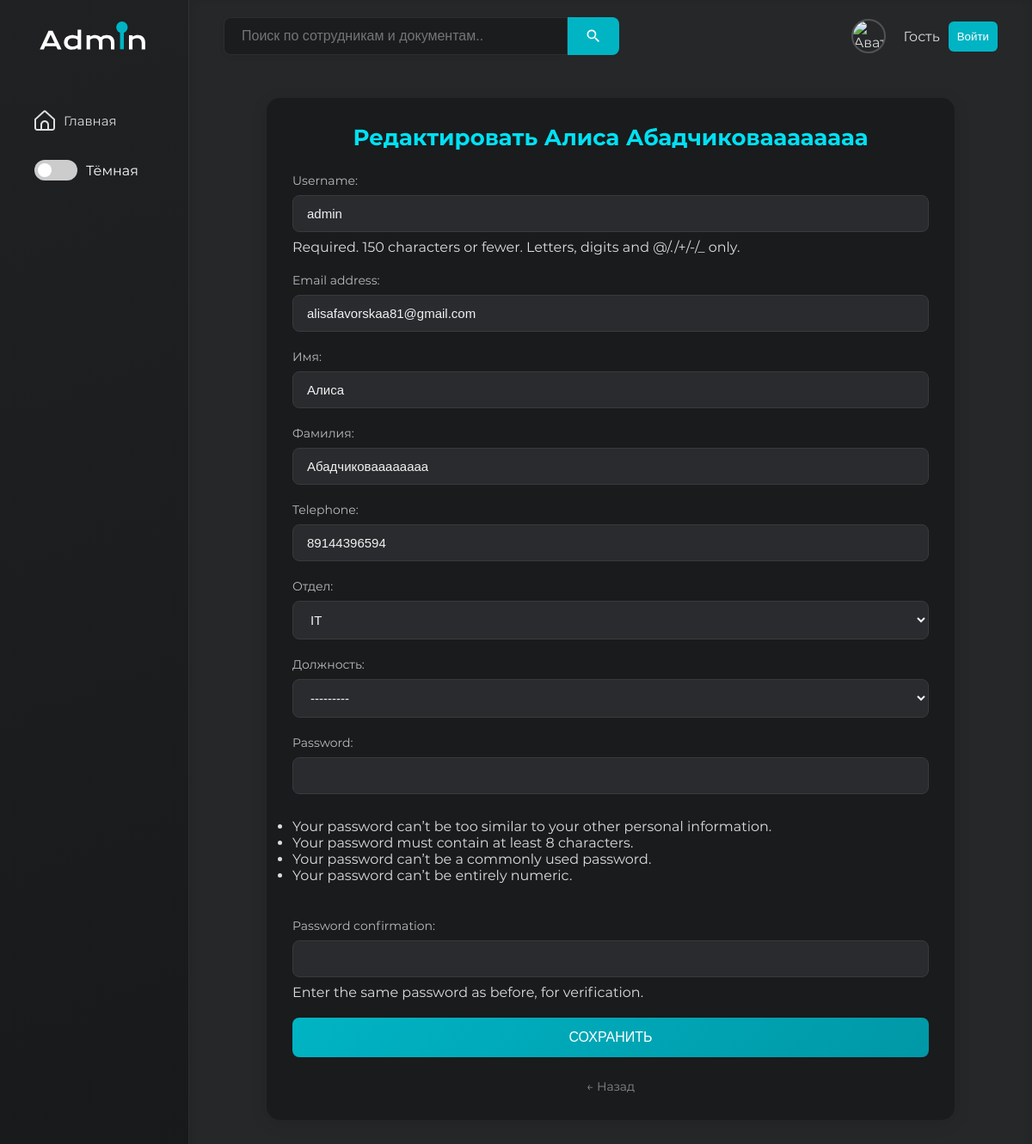
The app's page /admin-panel/user/6/edit/, older data.
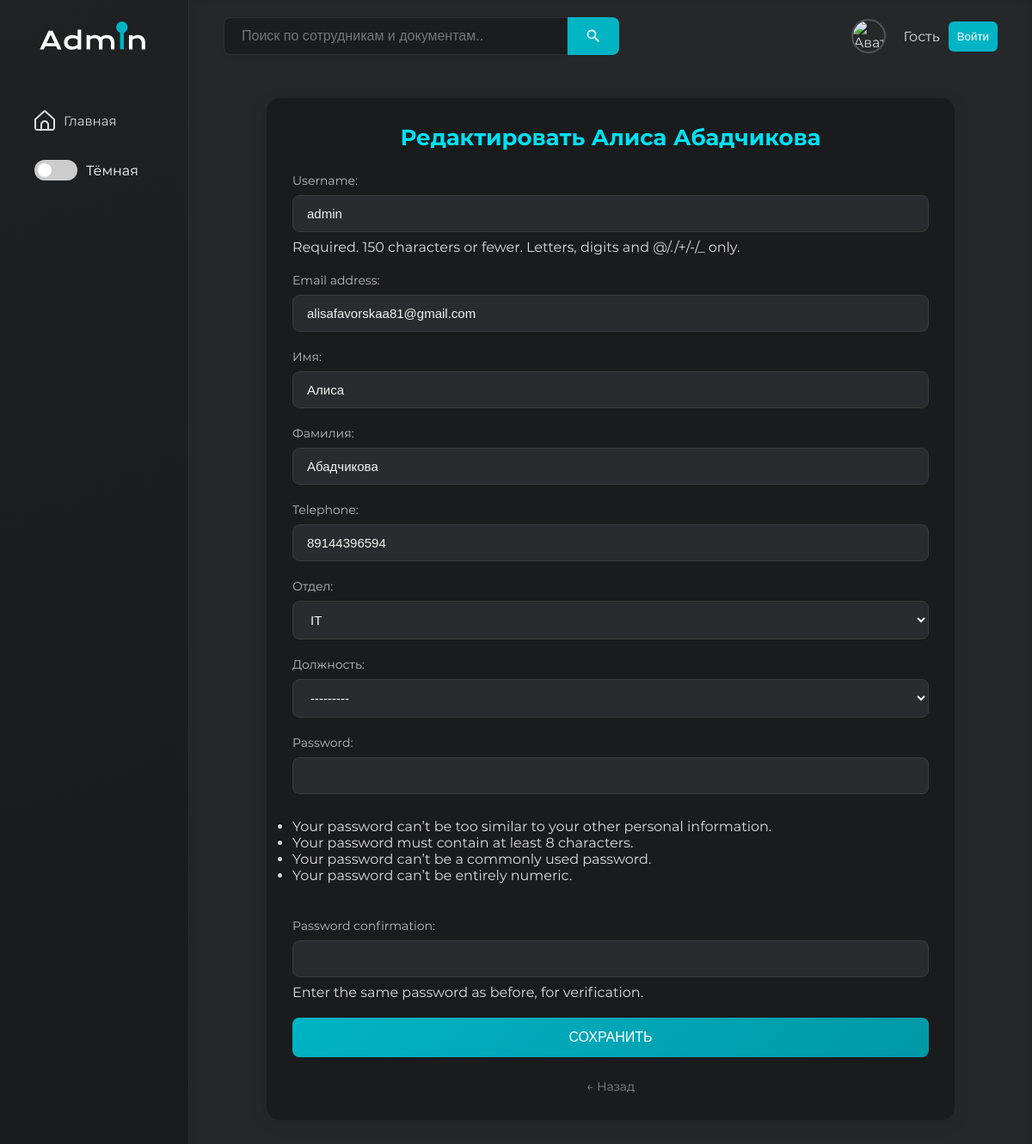
The same page, newer data.
### www/models.py (models this page shows, shortened)
class User(AbstractUser):
    telephone = models.CharField(max_length=15)
    position = models.ForeignKey(
        Position,
        on_delete=models.SET_NULL,
        null=True,
        blank=True,
        verbose_name="Должность"
    )
    department = models.ForeignKey(
        Department,
        on_delete=models.SET_NULL,
        null=True,
        blank=True,
        verbose_name="Отдел"
    )
    avatar = models.ImageField(upload_to='avatars/', null=True, blank=True)
    first_name = models.CharField(max_length=150, verbose_name="Имя")
    last_name = models.CharField(max_length=150, verbose_name="Фамилия")
    role = models.ForeignKey(
        Role,
        on_delete=models.SET_NULL,
        null=True,
        blank=True,
        verbose_name="Роль"
    )

### www/views.py (the view)
# urls.py: path('admin-panel/user/<int:pk>/edit/', edit_user, name='edit_user'),
def edit_user(request, pk):
    user = get_object_or_404(User, pk=pk)
    if request.method == 'POST':
        form = UserForm(request.POST, request.FILES, instance=user)
        if form.is_valid():
            form.save()
            messages.success(request, 'Пользователь обновлён.')
            return redirect('admin_panel')
    else:
        form = UserForm(instance=user)
    return render(request, 'edit_user.html', {'form': form, 'user_obj': user})

### www/forms.py
class UserForm(UserCreationForm):
    class Meta:
        model = User
        fields = [
            'username',
            'email',
            'first_name',
            'last_name',
            'telephone',
            'department',
            'position',
            'password1',
            'password2'
        ]
    def __init__(self, *args, **kwargs):
        super().__init__(*args, **kwargs)
        self.fields['position'].queryset = Position.objects.none()
        if 'department' in self.data:
            try:
                department_id = int(self.data.get('department'))
                self.fields['position'].queryset = Position.objects.filter(
                    department_id=department_id
                ).order_by('title')
            except (ValueError, TypeError):
                pass
        elif self.instance.pk and self.instance.department:
            self.fields['position'].queryset = self.instance.department.positions.order_by('title')

### www/models.py (called while the page is built)
    def __str__(self):
        return self.name

    def __str__(self):
        return f"{self.title} ({self.department.name})"

### templates/edit_user.html (shortened to what this page needs)
{% extends 'base.html' %}
{% block main %}
    <div class="form-container">
        <h1 class="form-title">Редактировать {{ user_obj.get_full_name }}</h1>
        <form method="POST" enctype="multipart/form-data" class="edit-user-form">
            {{ form.as_p }}
            <button type="submit" class="submit-button">Сохранить</button>
        </form>
        <a href="{% url 'admin_panel' %}" class="back-link">← Назад</a>
    </div>
{% endblock %}

Row changes from the older to the newer data that the page shows:
changed User "admin": get_full_name "Алиса Абадчиковаааааааа" → "Алиса Абадчикова"; last_name "Абадчиковаааааааа" → "Абадчикова"
